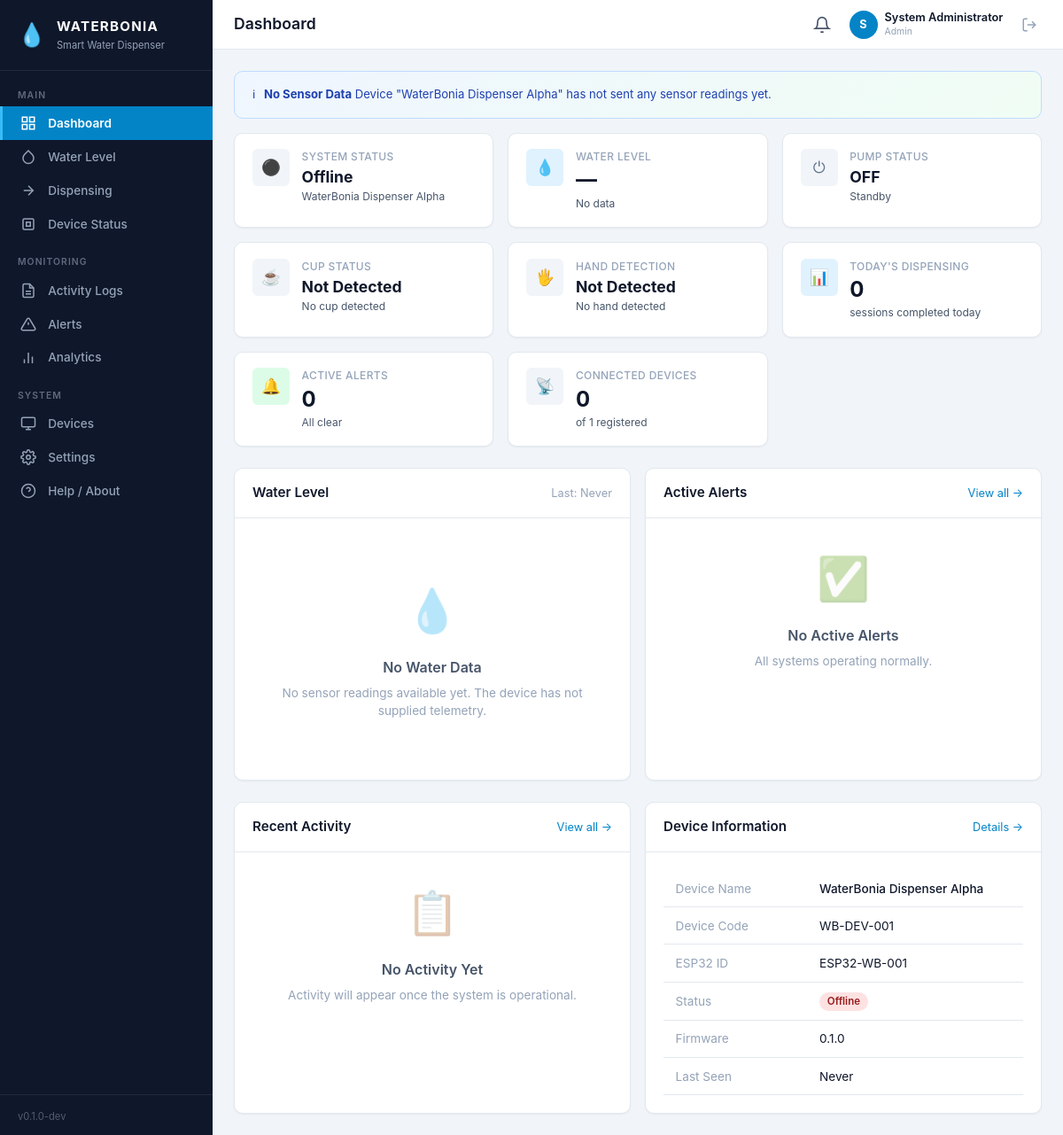
/pages/dashboard.php (signed in), run on the app's committed database.
### tables this page shows
CREATE TABLE `users` (
  `id`            INT UNSIGNED        NOT NULL AUTO_INCREMENT,
  `username`      VARCHAR(50)         NOT NULL,
  `email`         VARCHAR(255)        NOT NULL,
  `password_hash` VARCHAR(255)        NOT NULL,
  `full_name`     VARCHAR(150)        NOT NULL DEFAULT '',
  `role`          ENUM('admin','operator','viewer') NOT NULL DEFAULT 'viewer',
  `status`        ENUM('active','inactive')        NOT NULL DEFAULT 'active',
  `last_login_at` DATETIME            NULL     DEFAULT NULL,
  `created_at`    DATETIME            NOT NULL DEFAULT CURRENT_TIMESTAMP,
  `updated_at`    DATETIME            NOT NULL DEFAULT CURRENT_TIMESTAMP ON UPDATE CURRENT_TIMESTAMP,
  PRIMARY KEY (`id`),
  UNIQUE KEY `uq_users_username` (`username`),
  UNIQUE KEY `uq_users_email` (`email`)
);

CREATE TABLE `devices` (
  `id`                 INT UNSIGNED       NOT NULL AUTO_INCREMENT,
  `device_code`        VARCHAR(50)        NOT NULL,
  `device_name`        VARCHAR(150)       NOT NULL DEFAULT '',
  `location`           VARCHAR(255)       NOT NULL DEFAULT '',
  `esp32_identifier`   VARCHAR(100)       NOT NULL DEFAULT '',
  `status`             ENUM('online','offline','maintenance','disabled') NOT NULL DEFAULT 'offline',
  `firmware_version`   VARCHAR(30)        NOT NULL DEFAULT '',
  `ip_address`         VARCHAR(45)        NOT NULL DEFAULT '',
  `wifi_ssid`          VARCHAR(100)       NOT NULL DEFAULT '',
  `last_seen_at`       DATETIME           NULL     DEFAULT NULL,
  `created_at`         DATETIME           NOT NULL DEFAULT CURRENT_TIMESTAMP,
  `updated_at`         DATETIME           NOT NULL DEFAULT CURRENT_TIMESTAMP ON UPDATE CURRENT_TIMESTAMP,
  PRIMARY KEY (`id`),
  UNIQUE KEY `uq_devices_device_code` (`device_code`),
  KEY `idx_devices_status` (`status`),
  KEY `idx_devices_esp32_identifier` (`esp32_identifier`)
);

### config/database.php (called while the page is built, shortened)
<?php
function db(): PDO
{
    static $pdo = null;
    if ($pdo === null) {
        $dsn = sprintf(
            'mysql:host=%s;port=%s;dbname=%s;charset=%s',
            DB_HOST, DB_PORT, DB_NAME, DB_CHARSET
        );
        $pdo = new PDO($dsn, DB_USER, DB_PASS, [
            PDO::ATTR_ERRMODE            => PDO::ERRMODE_EXCEPTION,
            PDO::ATTR_DEFAULT_FETCH_MODE => PDO::FETCH_ASSOC,
            PDO::ATTR_EMULATE_PREPARES   => false,
        ]);
    }
    return $pdo;
}

### pages/dashboard.php (the view, shortened to what this page needs)
<?php
require_once __DIR__ . '/../includes/functions.php';
$page_title = 'Dashboard';
$device = get_active_device();
$latest_reading = null;
$water_level = null;
$cup_detected = false;
$hand_detected = false;
$pump_status = false;
if ($device) {
    $latest_reading = db_fetch(
        "SELECT * FROM sensor_readings WHERE device_id = ? ORDER BY recorded_at DESC LIMIT 1",
        [$device['id']]
    );
}
$today = date('Y-m-d');
$dispensing_today = $device
    ? db_count("SELECT COUNT(*) FROM dispensing_sessions WHERE device_id = ? AND DATE(started_at) = ?", [$device['id'], $today])
    : 0;
$active_alerts = db_fetch_all("SELECT a.*, d.device_name FROM alerts a LEFT JOIN devices d ON a.device_id = d.id WHERE a.status = 'active' ORDER BY a.triggered_at DESC LIMIT 5");
$active_alert_count = active_alert_count();
$recent_activity = db_fetch_all(
    "SELECT al.*, d.device_name FROM activity_logs al LEFT JOIN devices d ON al.device_id = d.id ORDER BY al.created_at DESC LIMIT 8"
);
include __DIR__ . '/../includes/header.php';
?>
<?php if (!$device): ?>
<div class="dev-notice">
    <span>⚠</span>
    <span><strong>Development Mode</strong> No device is registered. Register an ESP32 device in the Devices page to begin receiving live data.</span>
</div>
<?php elseif (!$latest_reading): ?>
<div class="dev-notice">
    <span>ℹ</span>
    <span><strong>No Sensor Data</strong> Device "<?= sanitize($device['device_name']) ?>" has not sent any sensor readings yet.</span>
</div>
<?php endif; ?>
<div class="stats-grid">
    <div class="stat-card">
        <div class="stat-icon <?= $device && $device['status'] === 'online' ? 'green' : 'gray' ?>">
            <?= $device && $device['status'] === 'online' ? '🟢' : '⚫' ?>
        </div>
        <div class="stat-content">
            <div class="stat-label">System Status</div>
            <div class="stat-value" style="font-size:1.1rem">
                <?= $device ? ucfirst($device['status']) : 'No Device' ?>
            </div>
            <div class="stat-sub"><?= $device ? sanitize($device['device_name']) : 'No device registered' ?></div>
        </div>
    </div>
    <div class="stat-card">
        <div class="stat-icon blue">💧</div>
        <div class="stat-content">
            <div class="stat-label">Water Level</div>
            <div class="stat-value"><?= $water_level !== null ? $water_level . '%' : '—' ?></div>
            <div class="stat-sub"><?php
                if ($water_level !== null) {
                    $cls = water_level_class($water_level);
                    $label = $cls === 'water-normal' ? 'Normal' : ($cls === 'water-low' ? 'Low' : 'Critical');
                    echo $label;
                } else {
                    echo 'No data';
                }
            ?></div>
        </div>
    </div>
    <div class="stat-card">
        <div class="stat-icon <?= $pump_status ? 'green' : 'gray' ?>">
            <?= $pump_status ? '⚡' : '⏻' ?>
        </div>
        <div class="stat-content">
            <div class="stat-label">Pump Status</div>
            <div class="stat-value" style="font-size:1.1rem"><?= $pump_status ? 'ON' : 'OFF' ?></div>
            <div class="stat-sub"><?= $pump_status ? 'Actively pumping' : 'Standby' ?></div>
        </div>
    </div>
    <div class="stat-card">
        <div class="stat-icon <?= $cup_detected ? 'blue' : 'gray' ?>">☕</div>
        <div class="stat-content">
            <div class="stat-label">Cup Status</div>
            <div class="stat-value" style="font-size:1.1rem"><?= $cup_detected ? 'Detected' : 'Not Detected' ?></div>
            <div class="stat-sub"><?= $cup_detected ? 'Cup is in position' : 'No cup detected' ?></div>
        </div>
    </div>
    <div class="stat-card">
        <div class="stat-icon <?= $hand_detected ? 'yellow' : 'gray' ?>">🖐️</div>
        <div class="stat-content">
            <div class="stat-label">Hand Detection</div>
            <div class="stat-value" style="font-size:1.1rem"><?= $hand_detected ? 'Detected' : 'Not Detected' ?></div>
            <div class="stat-sub"><?= $hand_detected ? 'Hand detected' : 'No hand detected' ?></div>
        </div>
    </div>
    <div class="stat-card">
        <div class="stat-icon blue">📊</div>
        <div class="stat-content">
            <div class="stat-label">Today's Dispensing</div>
            <div class="stat-value"><?= $dispensing_today ?></div>
            <div class="stat-sub">sessions completed today</div>
        </div>
    </div>
    <div class="stat-card">
        <div class="stat-icon <?= $active_alert_count > 0 ? 'red' : 'green' ?>">🔔</div>
        <div class="stat-content">
            <div class="stat-label">Active Alerts</div>
            <div class="stat-value"><?= $active_alert_count ?></div>
            <div class="stat-sub"><?= $active_alert_count > 0 ? 'Requires attention' : 'All clear' ?></div>
        </div>
    </div>
    <div class="stat-card">
        <div class="stat-icon gray">📡</div>
        <div class="stat-content">
            <div class="stat-label">Connected Devices</div>
            <div class="stat-value"><?= db_count("SELECT COUNT(*) FROM devices WHERE status = 'online'") ?></div>
            <div class="stat-sub">of <?= db_count("SELECT COUNT(*) FROM devices") ?> registered</div>
        </div>
    </div>
</div>
<div class="grid-2 mb-3">
    <div class="card">
        <div class="card-header">
            <h3>Water Level</h3>
            <?php if ($device): ?>
                <span class="text-sm text-muted">Last: <?= time_ago($latest_reading['recorded_at'] ?? null) ?></span>
            <?php endif; ?>
        </div>
        <div class="card-body text-center">
            <?php if ($water_level !== null): ?>
                <div class="water-gauge <?= water_level_class($water_level) ?>" data-level="<?= $water_level ?>">
                    <div class="water-fill" style="height:0%"></div>
                    <span class="water-percent"><?= $water_level ?>%</span>
                </div>
                <p class="text-sm text-muted mt-2">
                    Low threshold: <?= get_setting('low_water_threshold', '20') ?>%
                </p>
            <?php else: ?>
                <div class="empty-state">
                    <div class="empty-icon">💧</div>
                    <div class="empty-title">No Water Data</div>
                    <div class="empty-desc">No sensor readings available yet. The device has not supplied telemetry.</div>
                </div>
            <?php endif; ?>
        </div>
    </div>
    <div class="card">
        <div class="card-header">
            <h3>Active Alerts</h3>
            <a href="<?= base_url('/pages/alerts.php') ?>" class="text-sm">View all →</a>
        </div>
        <div class="card-body-np">
            <?php if (empty($active_alerts)): ?>
                <div class="empty-state" style="padding:2rem">
                    <div class="empty-icon">✅</div>
                    <div class="empty-title">No Active Alerts</div>
                    <div class="empty-desc">All systems operating normally.</div>
                </div>
            <?php endif; ?>
        </div>
    </div>
</div>
<div class="grid-2">
    <div class="card">
        <div class="card-header">
            <h3>Recent Activity</h3>
            <a href="<?= base_url('/pages/activity-logs.php') ?>" class="text-sm">View all →</a>
        </div>
        <div class="card-body-np">
            <?php if (empty($recent_activity)): ?>
                <div class="empty-state" style="padding:2rem">
                    <div class="empty-icon">📋</div>
                    <div class="empty-title">No Activity Yet</div>
                    <div class="empty-desc">Activity will appear once the system is operational.</div>
                </div>
            <?php endif; ?>
        </div>
    </div>
    <div class="card">
        <div class="card-header">
            <h3>Device Information</h3>
            <a href="<?= base_url('/pages/device-status.php') ?>" class="text-sm">Details →</a>
        </div>
        <div class="card-body">
            <?php if ($device): ?>
                <table style="width:100%">
                    <tr><td class="text-muted" style="width:40%">Device Name</td><td style="font-weight:500"><?= sanitize($device['device_name']) ?></td></tr>
                    <tr><td class="text-muted">Device Code</td><td><?= sanitize($device['device_code']) ?></td></tr>
                    <tr><td class="text-muted">ESP32 ID</td><td><?= sanitize($device['esp32_identifier']) ?></td></tr>
                    <tr><td class="text-muted">Status</td><td><?= status_badge($device['status']) ?></td></tr>
                    <tr><td class="text-muted">Firmware</td><td><?= sanitize($device['firmware_version'] ?: 'Unknown') ?></td></tr>
                    <tr><td class="text-muted">Last Seen</td><td><?= time_ago($device['last_seen_at']) ?></td></tr>
                </table>
            <?php endif; ?>
        </div>
    </div>
</div>
<?php include __DIR__ . '/../includes/footer.php'; ?>

### includes/header.php (shortened to what this page needs)
<?php
$user = current_user();
$page_title = $page_title ?? 'Dashboard';
?>
<!DOCTYPE html>
<html lang="en">
<head>
    <link rel="stylesheet" href="<?= base_url('/assets/css/style.css') ?>">
</head>
<body>
<div class="app-layout">
    <?php include __DIR__ . '/sidebar.php'; ?>
    <div class="app-main">
        <header class="top-header">
            <div class="header-left">
                <h1 class="page-title"><?= sanitize($page_title) ?></h1>
            </div>
            <div class="header-right">
                <a href="<?= base_url('/pages/alerts.php') ?>" class="header-alert" title="Active Alerts">
                    <svg width="20" height="20" viewBox="0 0 24 24" fill="none" stroke="currentColor" stroke-width="2"><path d="M18 8A6 6 0 006 8c0 7-3 9-3 9h18s-3-2-3-9"/><path d="M13.73 21a2 2 0 01-3.46 0"/></svg>
                </a>
                <div class="header-user">
                    <div class="user-avatar"><?= strtoupper(substr($user['full_name'] ?: $user['username'], 0, 1)) ?></div>
                    <div class="user-info">
                        <span class="user-name"><?= sanitize($user['full_name'] ?: $user['username']) ?></span>
                        <span class="user-role"><?= sanitize(ucfirst($user['role'])) ?></span>
                    </div>
                </div>
                <a href="<?= base_url('/logout.php') ?>" class="btn-logout" title="Sign Out">
                    <svg width="18" height="18" viewBox="0 0 24 24" fill="none" stroke="currentColor" stroke-width="2"><path d="M9 21H5a2 2 0 01-2-2V5a2 2 0 012-2h4"/><polyline points="16 17 21 12 16 7"/><line x1="21" y1="12" x2="9" y2="12"/></svg>
                </a>
            </div>
        </header>
        <main class="content-area">

### includes/functions.php (shortened to what this page needs)
<?php
require_once __DIR__ . '/../config/database.php';
function base_url(string $path = ''): string
{
    return BASE_URL . $path;
}
function sanitize(string $value): string
{
    return htmlspecialchars($value, ENT_QUOTES, 'UTF-8');
}
function logged_in(): bool
{
    return !empty($_SESSION['user_id']);
}
function current_user(): ?array
{
    static $user = null;
    if ($user === null) {
        $stmt = db()->prepare('SELECT id, username, email, full_name, role, status, last_login_at, created_at FROM users WHERE id = ?');
        $stmt->execute([$_SESSION['user_id']]);
        $user = $stmt->fetch();
    }
    return $user;
}
function db_fetch(string $sql, array $params = []): ?array
{
    $stmt = db()->prepare($sql);
    $stmt->execute($params);
    return $stmt->fetch() ?: null;
}
function db_count(string $sql, array $params = []): int
{
    $row = db_fetch($sql, $params);
    return $row ? (int) reset($row) : 0;
}
function active_alert_count(): int
{
    return db_count("SELECT COUNT(*) FROM alerts WHERE status = 'active'");
}
function time_ago(?string $dt): string
{
    if (!$dt) return 'Never';
    $diff = time() - strtotime($dt);
    return floor($diff / 86400) . 'd ago';
}
function status_badge(string $status): string
{
    $class = match($status) {
        'online','active','completed','info','resolved' => 'badge-success',
        'offline','inactive','failed','critical'        => 'badge-danger',
        'maintenance','warning','acknowledged','interrupted' => 'badge-warning',
        'disabled','error'                              => 'badge-error',
        'started'                                       => 'badge-info',
        default                                         => 'badge-secondary',
    };
    return '<span class="badge ' . $class . '">' . sanitize(ucwords(str_replace('_', ' ', $status))) . '</span>';
}
function get_active_device(): ?array
{
    return db_fetch("SELECT * FROM devices WHERE status != 'disabled' ORDER BY last_seen_at DESC LIMIT 1");
}

### data on the page
users: full_name "S", full_name "System Administrator", role "Admin"
devices: device_name "WaterBonia Dispenser Alpha", status "Offline", device_code "WB-DEV-001", esp32_identifier "ESP32-WB-001", firmware_version "0.1.0", last_seen_at "Never"

### other printed values
$group_label "MAIN"
$item['label'] "Dashboard"
$item['label'] "Water Level"
$item['label'] "Dispensing"
$item['label'] "Device Status"
$group_label "MONITORING"
$item['label'] "Activity Logs"
$item['label'] "Alerts"
$item['label'] "Analytics"
$group_label "SYSTEM"
$item['label'] "Devices"
$item['label'] "Settings"
$item['label'] "Help / About"
$page_title "Dashboard"
$dispensing_today "0"
